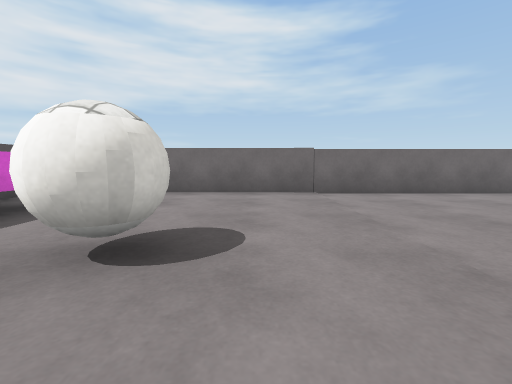
View 1 (above)

18 first-person views from a walk through a Unity game level. The camera is 0.35 m above the floor, tilts 6° down and sees 90° across. The floor is counted in squares, 0.5 m on a side. Each view is taken from the middle of a square. On the plan, view 1 faces up. The plan holds only what a view shows up to about 9 squares ahead; the rest is blank. The place goes on beyond the plan. Surface patterns are stand-ins for the level's own textures.

View 2
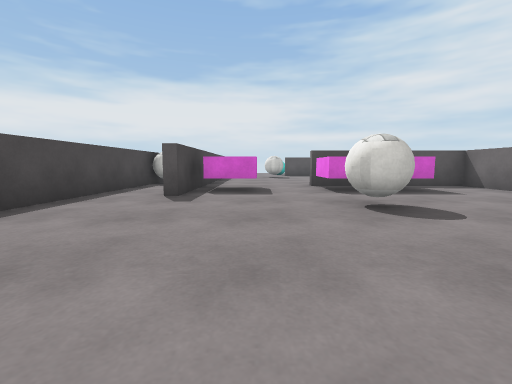

View 3
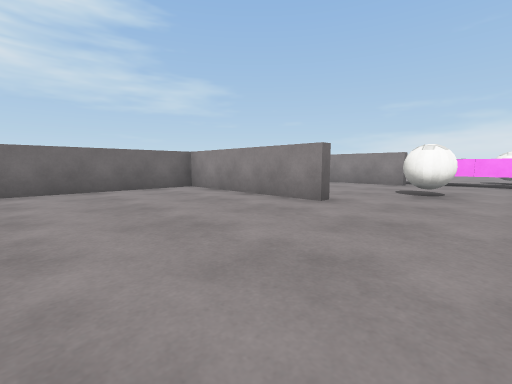

View 4
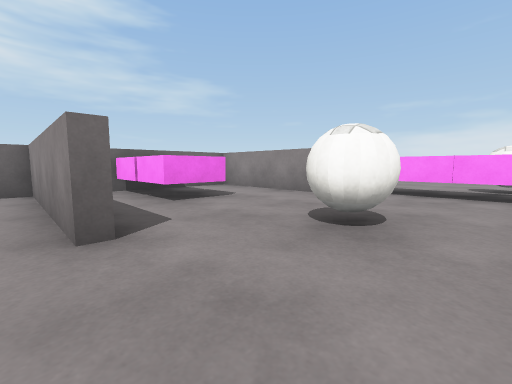

View 5
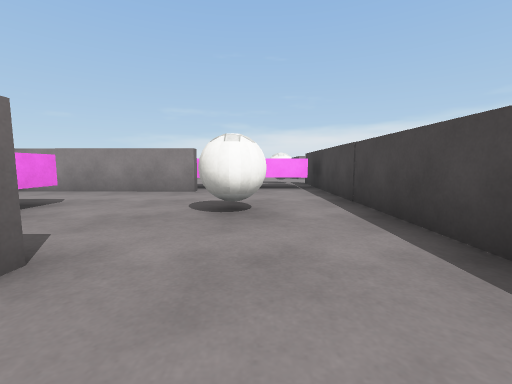

View 6
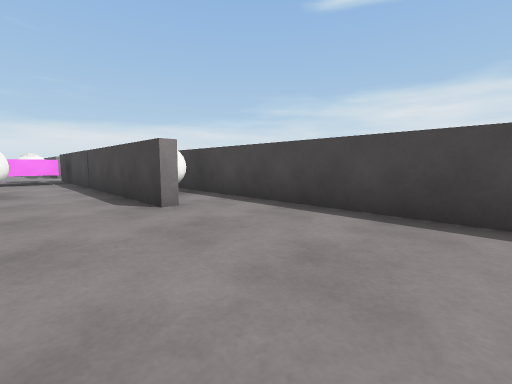

View 7
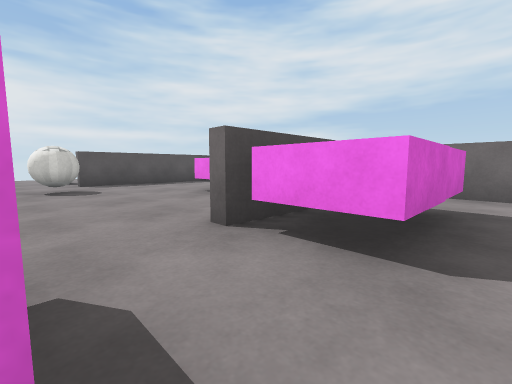

View 8
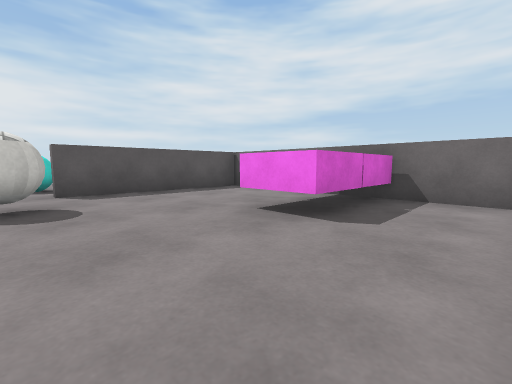

View 9
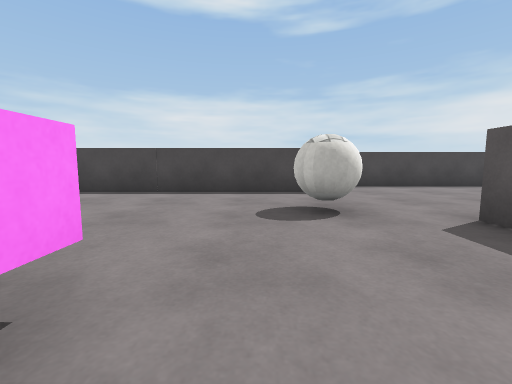

View 10
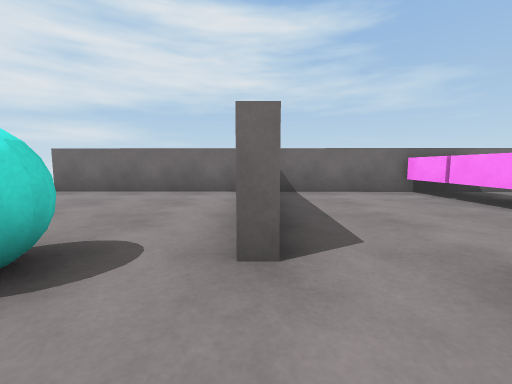

View 11
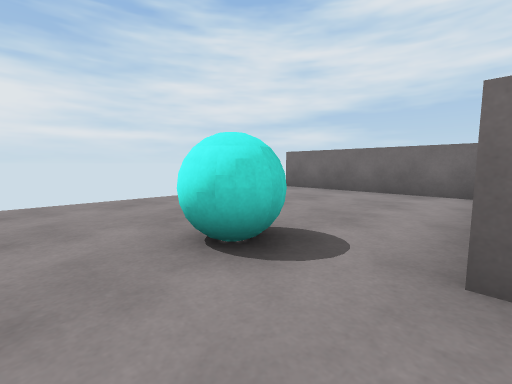

View 12
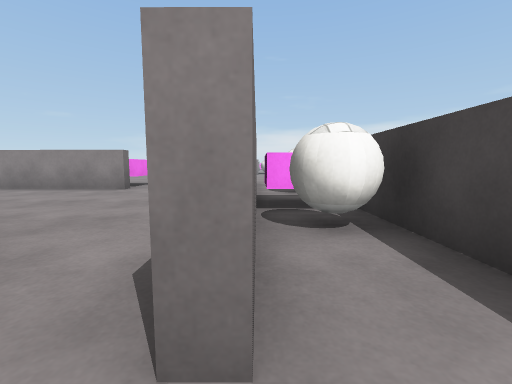

View 13
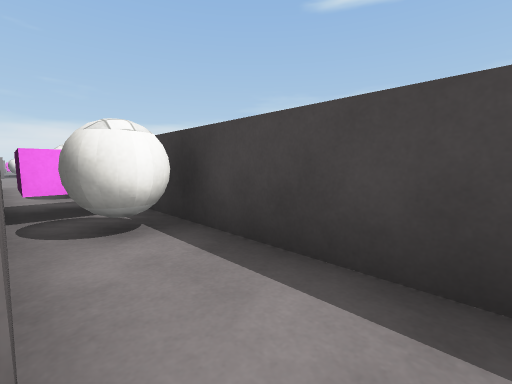

View 14
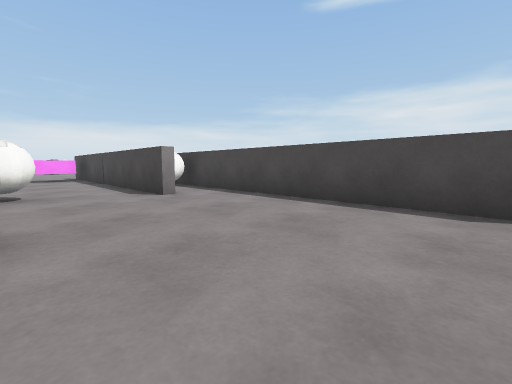

View 15
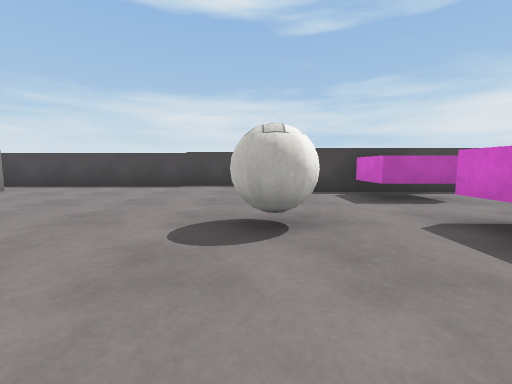

View 16
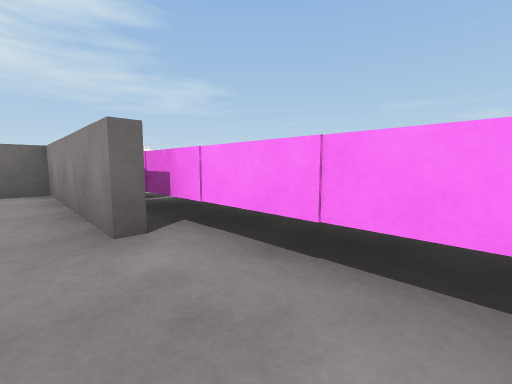

View 17
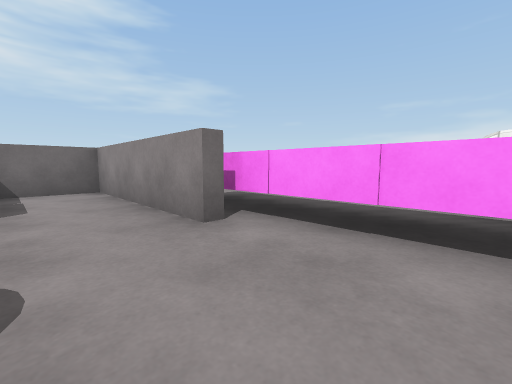

View 18
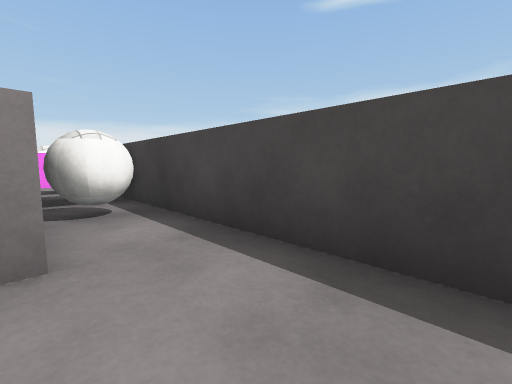

### Floor plan
Points are (right, up) in squares from view 1. A wall is a line through its corners. A room is listed if a view was taken in it or the views show most of it. See-through windows are left out.
Room 1 (views 1, 2, 3, 4, 5, 6, 7, 8, 9, 10, 11, 12, 13, 14, 15, 16, 17, 18)
walls: (-5.6, 3.3) (-5.5, 5.5); (-5.9, 6.7) (-12.7, 6.7) (-12.8, 1.8) (-13.2, 1.8); (-6.1, -3.7) (9.9, -3.9); (-8.8, -2) (-12.2, -2) (-12.2, -1.8) (-2.4, -1.8); (6, -1.9) (15, -1.9); (7.4, 1.5) (7.5, 6.5) (-5.2, 6.7) (-5.2, 5); (-13.5, 6.7) (-18.4, 6.8); (12.7, 1.6) (12.8, 6.5) (9, 6.5); (-18.1, -3.6) (-9, -3.7)
objects: ball (-15, 1) to (-15, 2); ball (-11, 1); ball (-10, -3); block (-9, -3) to (-8, -3); block (-9, 4) to (-8, 5); block (-9, 6) to (-8, 6); ball (-7, -3) to (-6, -3); block (-5, -1) to (-4, 0); block (-5, 2) to (-4, 3); block (-4, 3) to (-4, 4); ball (-1, 2); ball (8, -3) to (9, -3); block (9, 4) to (10, 5); block (9, 6) to (10, 6); block (10, -3); ball (10, 0) to (10, 1); other object (11, -3) to (12, -3); block (14, -1) to (15, 0); block (14, 1) to (15, 1); block (14, 2) to (15, 2); other object (14, 3) to (15, 4); other object (14, 4) to (15, 5); other object (15, -1) to (16, 0)

Where each view was taken, in squares from view 1:
view 1: 0 up, 0 right, facing up
view 2: 0 up, 3 right, facing left
view 3: 1 down, 3 right, facing up-right
view 4: 1 down, 7 right, facing up-right
view 5: 0 up, 6 right, facing right
view 6: 0 up, 2 right, facing down-right
view 7: 0 up, 3 left, facing up-left
view 8: 1 up, 6 left, facing up-left
view 9: 5 up, 10 left, facing down
view 10: 0 up, 13 left, facing up
view 11: 0 up, 13 left, facing up-left
view 12: 2 down, 13 left, facing right
view 13: 2 down, 13 left, facing down-right
view 14: 1 up, 18 left, facing down-right
view 15: 5 up, 1 left, facing down
view 16: 1 down, 12 right, facing up-right
view 17: 1 down, 11 right, facing up-right
view 18: 2 down, 4 right, facing down-right
